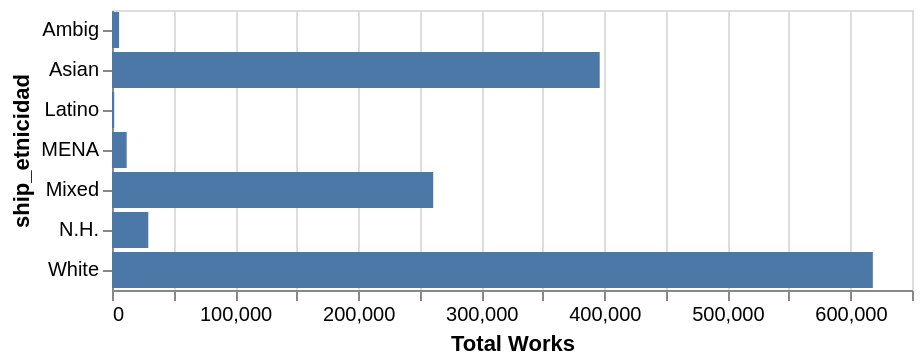

This figure's notebook cell:
### Markdown cell above
#### De acuerdo a los resultados, se ha escrito principalmente sobre "ships" entre personajes blancos en primer lugar, asiáticos en segundo. En tercer lugar, se encuentran los "ships" hechos con personajes de etnicidades distintas entre si. Los "ships" con menor representación son entre personajes latinos.

### Code cell
etni = etni.reset_index()

alt.Chart(etni).mark_bar().encode(
    x="Total Works",
    y="ship_etnicidad"
)

### Figure 1 — Vega-Lite specification as saved in the notebook (floating-point values rounded to 4 significant figures)
{"config": {"view": {"continuousWidth": 400, "continuousHeight": 300}}, "data": {"name": "data-d637a30f6175547acd9bcdd0fdcb74fb"}, "mark": "bar", "encoding": {"x": {"field": "Total Works", "type": "quantitative"}, "y": {"field": "ship_etnicidad", "type": "nominal"}}, "$schema": "https://vega.github.io/schema/vega-lite/v4.17.0.json", "datasets": {"data-d637a30f6175547acd9bcdd0fdcb74fb": [{"ship_etnicidad": "Ambig", "Total Works": 5775}, {"ship_etnicidad": "Asian", "Total Works": 396265}, {"ship_etnicidad": "Latino", "Total Works": 1812}, {"ship_etnicidad": "MENA", "Total Works": 11947}, {"ship_etnicidad": "Mixed", "Total Works": 260987}, {"ship_etnicidad": "N.H.", "Total Works": 29482}, {"ship_etnicidad": "White", "Total Works": 618179}]}}
